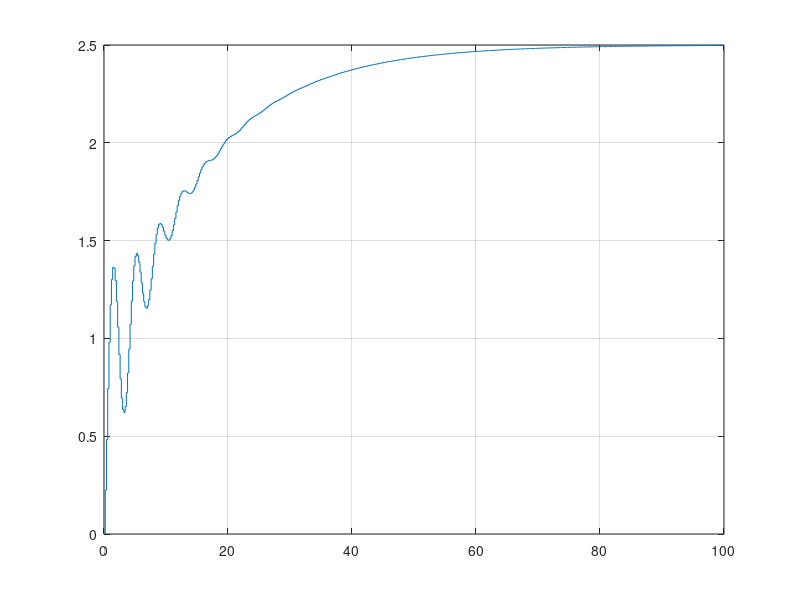
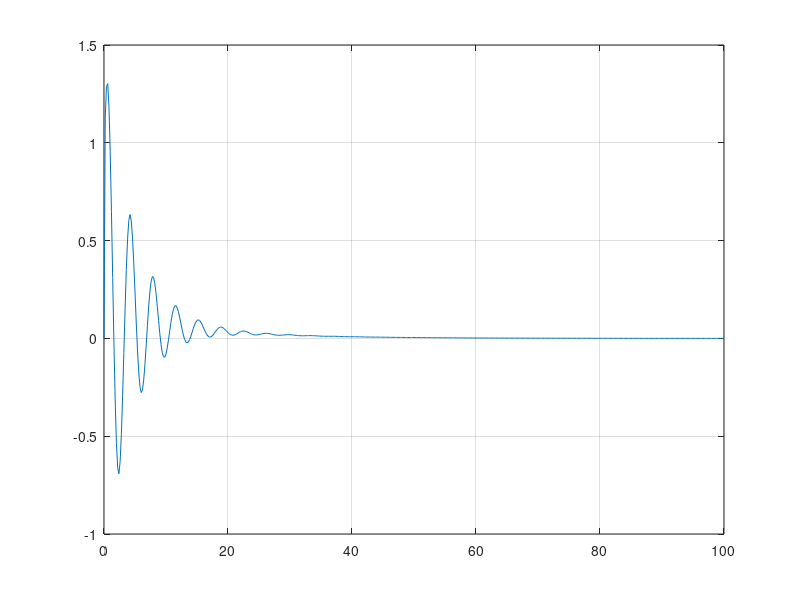

Reproduce these figures in MATLAB, in order.

A = [[ 0.84900356 -0.5634196  -0.03730587];
 [ 0.18652935  0.94226823 -0.00383155];
 [ 0.01915773  0.19610822  0.99974142];];

%[ [-0.5, -3, -0.2], [1,  0, 0],[0,1,0] ]
%[ [1], [0],[0] ]
%[ [1, 2, 0.5] ]

B = [[0.18652935];
 [0.01915773];
 [0.00129292];];

C = [[1.  2.  0.5]];

D = [[0.]];

Gs = ss(A,B,C,D, 0.2)

[S4DStep_y, S4DStep_t] = step(Gs, 100);
[S4DImpulse_y, S4DImpulse_t] = impulse(Gs, 100);

figure(1)
stairs(S4DStep_t, S4DStep_y)
grid()

figure(2)
plot(S4DImpulse_t, S4DImpulse_y)
grid()